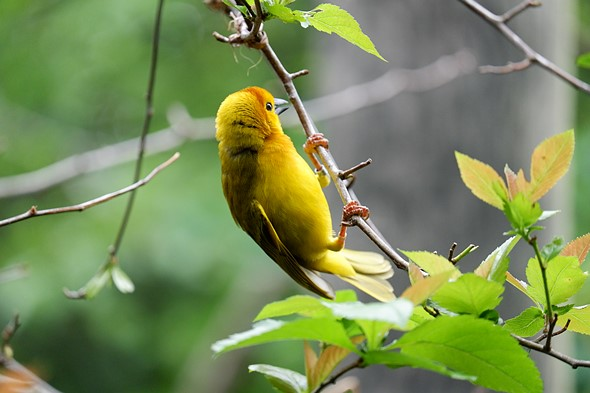
//> input picture opencv_learn/resources/image_2.jpeg, 590 x 393 px
$ ./dilate_erosion   (built with g++ and OpenCV 4)
//> lines starting //> are read from the running program, lines starting //| are printed output that depends on the picture; after the words box and inside, x2 and y2 are one past the last pixel; in counts of white or black regions, pixels touching at a corner belong together
// g++ main.cpp -o out -std=c++11 `pkg-config --cflags --libs opencv`
//#include <opencv4/opencv2

#include <opencv4/opencv2/imgcodecs.hpp>
#include <opencv4/opencv2/highgui.hpp>
#include <opencv4/opencv2/imgproc.hpp>
#include <iostream>

using namespace cv;
using namespace std;

// /// Images ////

int main() {
    string path = "../resources/image_2.jpeg";
    Mat img = imread(path);
//> img is the input picture: 393 rows x 590 cols, CV_8UC3; mean B, G, R 88.3, 139.3, 121.2
    Mat imgGray, imgBlur, imgCanny, imgDil, imgErode;
    cvtColor(img, imgGray, COLOR_BGR2GRAY);
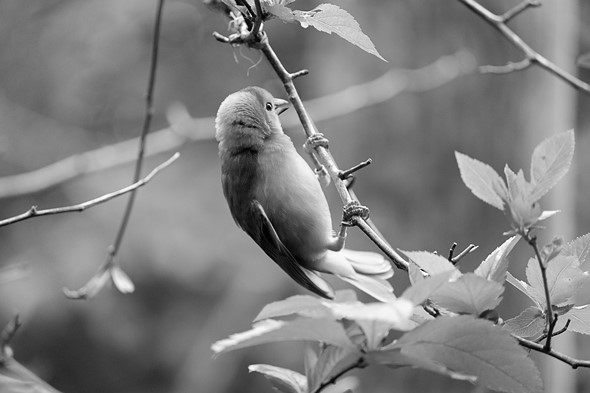
//> imgGray: 393 rows x 590 cols, CV_8UC1; min 0, max 255, mean 128.1
    GaussianBlur(img,imgBlur,Size(7,7),5,0);
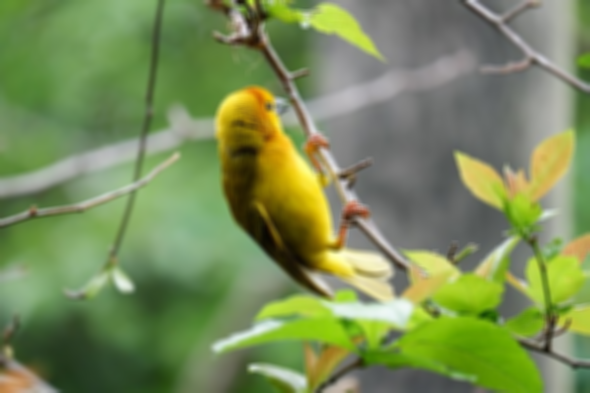
//> imgBlur: 393 rows x 590 cols, CV_8UC3; mean B, G, R 88.3, 139.3, 121.2
    Canny(imgBlur,imgCanny,50,150);
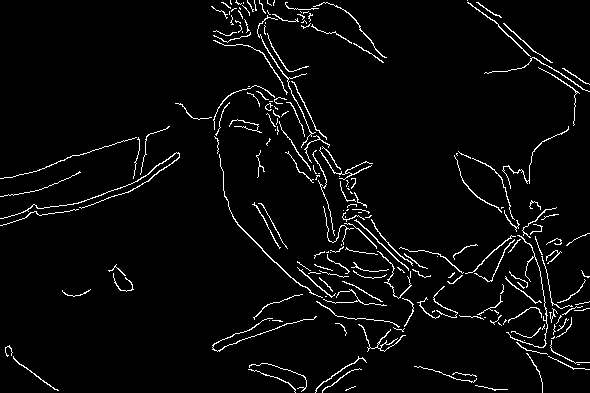
//> imgCanny: 393 rows x 590 cols, CV_8UC1; 3.8% white in thin lines or dots

    Mat kernel = getStructuringElement(MORPH_RECT,Size(3,3));
    dilate(imgCanny,imgDil,kernel);
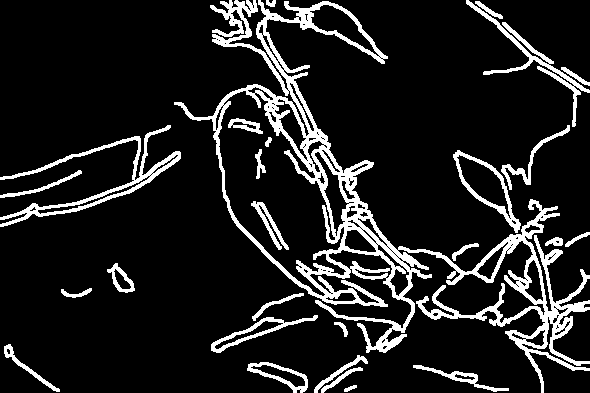
//> imgDil: 393 rows x 590 cols, CV_8UC1; 12.5% white; 27 white regions, largest, box (x1, y1, x2, y2) and area: (174, 0, 590, 393) 18833, (0, 125, 181, 227) 2380, (466, 0, 590, 127) 1403
    erode(imgDil, imgErode,kernel);
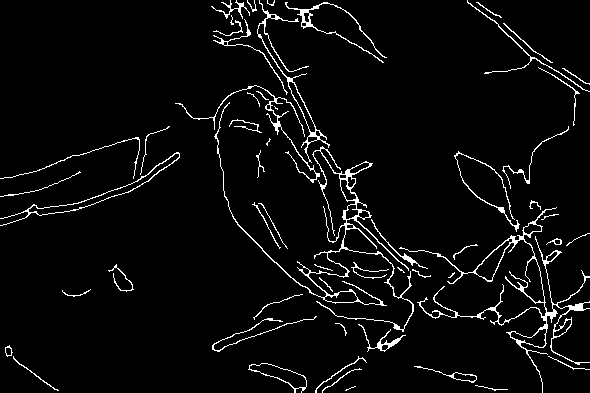
//> imgErode: 393 rows x 590 cols, CV_8UC1; 4.4% white in thin lines or dots

    imshow("Image_erode",imgErode);
    imshow("Image_dil",imgDil);
    imshow("Image_gray",imgGray);
    waitKey(0);
}
